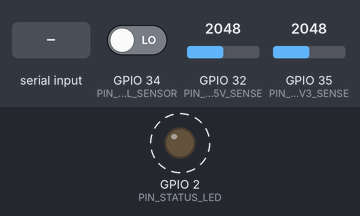
A sketch run on a simulated ESP32. Shown: output pins drawn as LEDs (lit = HIGH). Dashed ring = blinking. Inputs (shaded band) come from the test bench; at power-on: GPIO 32 (PIN_RAIL_5V_SENSE) = 2048, GPIO 34 (PIN_OPTICAL_SENSOR) LOW, GPIO 35 (PIN_RAIL_3V3_SENSE) = 2048 (analog values on the 0–4095 scale). Pins used as bus, display or sensor lines are not drawn; what the sketch prints to the serial monitor is not drawn.

Above: at 1.2 s.
1.3 s: "TEST:START\n" received over Serial
4.3 s: "TEST:STOP\n" received over Serial
7.3 s: "ACTUATOR:TRIGGER\n" received over Serial
Timing chart, 0 to 16.3 s (numbered marks = the images above; inputs shaded):
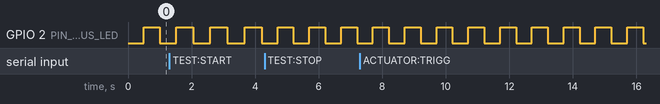

The sketch:

esp32_telemetry_rig.ino
```cpp
/**
 * @file esp32_telemetry_rig.ino
 * @brief Embedded Hardware Validation & Telemetry Firmware
 * @author Tirth Shah (B.Tech EXTC)
 *
 * Target Platform: ESP32 / ESP32-CAM Development Board
 * Description:
 * Implements hardware telemetry acquisition, power rail monitoring,
 * optical sensor polling, and automated fault reporting over UART.
 * Communicates with host Python automated test bench via structured serial commands.
 */

#include <Arduino.h>

// ======================== HARDWARE PIN DEFINITIONS ========================
#define PIN_STATUS_LED        2    // Onboard diagnostic heartbeat LED
#define PIN_OPTICAL_SENSOR   34    // Digital I/O line from optical sensor (ADC1_CH6)
#define PIN_RAIL_3V3_SENSE   35    // Analog voltage sense for 3.3V power rail (ADC1_CH7)
#define PIN_RAIL_5V_SENSE    32    // Analog voltage sense for 5.0V power rail via divider (ADC1_CH4)
#define PIN_ACTUATOR_TRIG    25    // Output pulse to actuator/servo driver stage

// ======================== CALIBRATION & THRESHOLDS ========================
const float VREF = 3.30f;                  // ESP32 ADC reference voltage
const int   ADC_MAX_COUNTS = 4095;         // 12-bit ADC resolution
const float VOLTAGE_DIVIDER_RATIO_5V = 2.0f; // 10k:10k precision divider for 5V sensing

// Power Rail Tolerance Windows
const float RAIL_3V3_MIN = 3.135f; // -5% tolerance
const float RAIL_3V3_MAX = 3.465f; // +5% tolerance
const float RAIL_5V_MIN  = 4.750f; // -5% tolerance
const float RAIL_5V_MAX  = 5.250f; // +5% tolerance

// ======================== STATE VARIABLES =================================
bool isTestingActive = false;
unsigned long cycleCount = 0;
unsigned long lastHeartbeatTime = 0;
const unsigned long HEARTBEAT_INTERVAL_MS = 500;

// ======================== FUNCTION PROTOTYPES =============================
float readVoltage(uint8_t pin, float scaleFactor = 1.0f);
void processHostCommand(String cmd);
void transmitTelemetryPacket();

void setup() {
    Serial.begin(115200);
    while (!Serial && millis() < 3000); // Allow UART to stabilize

    pinMode(PIN_STATUS_LED, OUTPUT);
    pinMode(PIN_ACTUATOR_TRIG, OUTPUT);
    pinMode(PIN_OPTICAL_SENSOR, INPUT);
    pinMode(PIN_RAIL_3V3_SENSE, INPUT);
    pinMode(PIN_RAIL_5V_SENSE, INPUT);

    digitalWrite(PIN_STATUS_LED, LOW);
    digitalWrite(PIN_ACTUATOR_TRIG, LOW);

    // Configure 12-bit ADC with 11dB attenuation (0 - 3.3V range)
    analogReadResolution(12);
    analogSetAttenuation(ADC_11db);

    Serial.println(F("{\"status\":\"INITIALIZED\",\"device\":\"ESP32_VALIDATION_RIG\",\"firmware\":\"v1.2\"}"));
}

void loop() {
    // 1. Listen for host commands from Python automated test bench
    if (Serial.available() > 0) {
        String command = Serial.readStringUntil('\n');
        command.trim();
        if (command.length() > 0) {
            processHostCommand(command);
        }
    }

    // 2. Active testing loop (triggered by host)
    if (isTestingActive) {
        transmitTelemetryPacket();
        delay(100); // 10 Hz sampling cadence for test validation
    }

    // 3. Heartbeat LED pulse
    if (millis() - lastHeartbeatTime >= HEARTBEAT_INTERVAL_MS) {
        lastHeartbeatTime = millis();
        digitalWrite(PIN_STATUS_LED, !digitalRead(PIN_STATUS_LED));
    }
}

/**
 * @brief Reads analog channel and converts to real-world voltage
 */
float readVoltage(uint8_t pin, float scaleFactor) {
    // 8-sample moving average to filter out high-frequency switching noise
    uint32_t rawSum = 0;
    for (int i = 0; i < 8; i++) {
        rawSum += analogRead(pin);
        delayMicroseconds(50);
    }
    float rawAvg = (float)rawSum / 8.0f;
    return (rawAvg / (float)ADC_MAX_COUNTS) * VREF * scaleFactor;
}

/**
 * @brief Parses incoming serial commands from Python automated test bench
 */
void processHostCommand(String cmd) {
    if (cmd.equalsIgnoreCase("TEST:START")) {
        isTestingActive = true;
        cycleCount = 0;
        Serial.println(F("{\"cmd_ack\":\"TEST:START\",\"status\":\"RUNNING\"}"));
    }
    else if (cmd.equalsIgnoreCase("TEST:STOP")) {
        isTestingActive = false;
        Serial.println(F("{\"cmd_ack\":\"TEST:STOP\",\"status\":\"IDLE\"}"));
    }
    else if (cmd.equalsIgnoreCase("ACTUATOR:TRIGGER")) {
        // Trigger high-current actuator stage to test rail transient response
        digitalWrite(PIN_ACTUATOR_TRIG, HIGH);
        delay(20);
        digitalWrite(PIN_ACTUATOR_TRIG, LOW);
        Serial.println(F("{\"cmd_ack\":\"ACTUATOR:TRIGGER\",\"transient_event\":true}"));
    }
    else if (cmd.equalsIgnoreCase("PING")) {
        Serial.println(F("{\"cmd_ack\":\"PING\",\"response\":\"PONG\"}"));
    }
    else {
        Serial.print(F("{\"error\":\"UNKNOWN_COMMAND\",\"received\":\""));
        Serial.print(cmd);
        Serial.println(F("\"}"));
    }
}

/**
 * @brief Formats and transmits real-time telemetry packet to host
 */
void transmitTelemetryPacket() {
    cycleCount++;
    unsigned long timestamp = millis();

    float v33 = readVoltage(PIN_RAIL_3V3_SENSE, 1.0f);
    float v50 = readVoltage(PIN_RAIL_5V_SENSE, VOLTAGE_DIVIDER_RATIO_5V);
    int opticalState = digitalRead(PIN_OPTICAL_SENSOR);

    // Evaluate hardware safety status
    bool railFault = (v33 < RAIL_3V3_MIN || v33 > RAIL_3V3_MAX || v50 < RAIL_5V_MIN || v50 > RAIL_5V_MAX);
    String faultCode = railFault ? "ERR_VOLTAGE_OUT_OF_SPEC" : "NONE";

    // Transmit structured JSON telemetry payload
    Serial.print(F("{\"cycle\":"));
    Serial.print(cycleCount);
    Serial.print(F(",\"timestamp_ms\":"));
    Serial.print(timestamp);
    Serial.print(F(",\"rail_3v3\":"));
    Serial.print(v33, 3);
    Serial.print(F(",\"rail_5v\":"));
    Serial.print(v50, 3);
    Serial.print(F(",\"optical_sensor\":"));
    Serial.print(opticalState);
    Serial.print(F(",\"fault\":\""));
    Serial.print(faultCode);
    Serial.println(F("\"}"));
}
```

Measured:
- by itself, GPIO 2 (PIN_STATUS_LED): alternates HIGH for 0.50 s and LOW for 0.50 s
